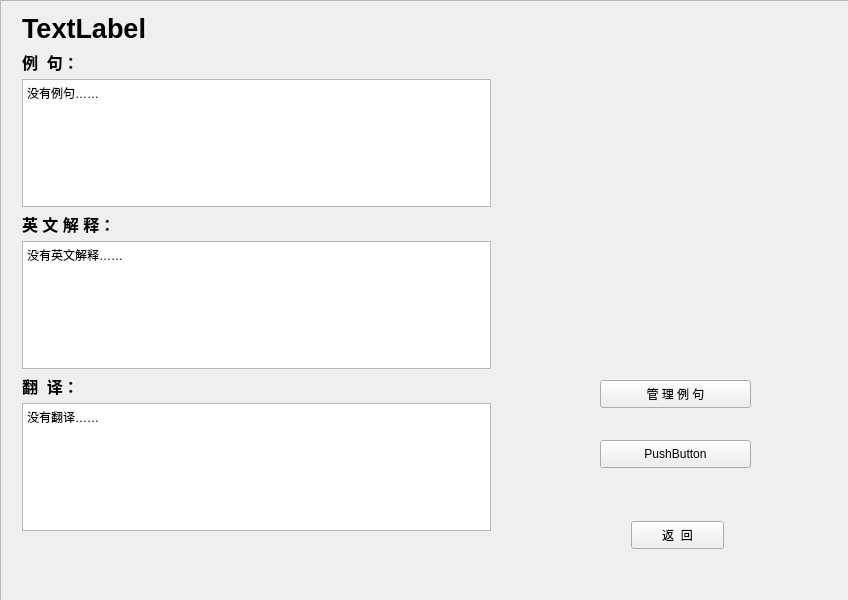
<?xml version="1.0" encoding="UTF-8"?>
<ui version="4.0">
 <class>LookUpWindow</class>
 <widget class="QMainWindow" name="LookUpWindow">
  <property name="geometry">
   <rect>
    <x>0</x>
    <y>0</y>
    <width>848</width>
    <height>600</height>
   </rect>
  </property>
  <property name="minimumSize">
   <size>
    <width>848</width>
    <height>600</height>
   </size>
  </property>
  <property name="maximumSize">
   <size>
    <width>848</width>
    <height>600</height>
   </size>
  </property>
  <property name="windowTitle">
   <string>MainWindow</string>
  </property>
  <widget class="QWidget" name="centralwidget">
   <widget class="QPushButton" name="returnBtn">
    <property name="geometry">
     <rect>
      <x>631</x>
      <y>521</y>
      <width>93</width>
      <height>28</height>
     </rect>
    </property>
    <property name="text">
     <string>返  回</string>
    </property>
   </widget>
   <widget class="QFrame" name="bgimg">
    <property name="geometry">
     <rect>
      <x>0</x>
      <y>0</y>
      <width>851</width>
      <height>601</height>
     </rect>
    </property>
    <property name="styleSheet">
     <string notr="true"/>
    </property>
    <property name="frameShape">
     <enum>QFrame::StyledPanel</enum>
    </property>
    <property name="frameShadow">
     <enum>QFrame::Raised</enum>
    </property>
   </widget>
   <widget class="QPushButton" name="addBtn">
    <property name="geometry">
     <rect>
      <x>600</x>
      <y>440</y>
      <width>151</width>
      <height>28</height>
     </rect>
    </property>
    <property name="text">
     <string>PushButton</string>
    </property>
   </widget>
   <widget class="QPushButton" name="manageBtn">
    <property name="geometry">
     <rect>
      <x>600</x>
      <y>380</y>
      <width>151</width>
      <height>28</height>
     </rect>
    </property>
    <property name="text">
     <string>管 理 例 句</string>
    </property>
   </widget>
   <widget class="QLabel" name="engLabel">
    <property name="geometry">
     <rect>
      <x>22</x>
      <y>214</y>
      <width>138</width>
      <height>20</height>
     </rect>
    </property>
    <property name="font">
     <font>
      <pointsize>12</pointsize>
      <weight>75</weight>
      <bold>true</bold>
     </font>
    </property>
    <property name="text">
     <string>英 文 解 释：</string>
    </property>
   </widget>
   <widget class="QLabel" name="exampleLabel">
    <property name="geometry">
     <rect>
      <x>22</x>
      <y>52</y>
      <width>85</width>
      <height>20</height>
     </rect>
    </property>
    <property name="font">
     <font>
      <pointsize>12</pointsize>
      <weight>75</weight>
      <bold>true</bold>
     </font>
    </property>
    <property name="text">
     <string>例  句：</string>
    </property>
   </widget>
   <widget class="QTextBrowser" name="chnBrowser">
    <property name="geometry">
     <rect>
      <x>22</x>
      <y>403</y>
      <width>469</width>
      <height>128</height>
     </rect>
    </property>
    <property name="html">
     <string>&lt;!DOCTYPE HTML PUBLIC &quot;-//W3C//DTD HTML 4.0//EN&quot; &quot;http://www.w3.org/TR/REC-html40/strict.dtd&quot;&gt;
&lt;html&gt;&lt;head&gt;&lt;meta name=&quot;qrichtext&quot; content=&quot;1&quot; /&gt;&lt;style type=&quot;text/css&quot;&gt;
p, li { white-space: pre-wrap; }
&lt;/style&gt;&lt;/head&gt;&lt;body style=&quot; font-family:'Ubuntu'; font-size:11pt; font-weight:400; font-style:normal;&quot;&gt;
&lt;p style=&quot; margin-top:0px; margin-bottom:0px; margin-left:0px; margin-right:0px; -qt-block-indent:0; text-indent:0px;&quot;&gt;&lt;span style=&quot; font-family:'SimSun'; font-size:9pt;&quot;&gt;没有翻译……&lt;/span&gt;&lt;/p&gt;&lt;/body&gt;&lt;/html&gt;</string>
    </property>
   </widget>
   <widget class="QLabel" name="chnLabel">
    <property name="geometry">
     <rect>
      <x>22</x>
      <y>376</y>
      <width>85</width>
      <height>20</height>
     </rect>
    </property>
    <property name="font">
     <font>
      <pointsize>12</pointsize>
      <weight>75</weight>
      <bold>true</bold>
     </font>
    </property>
    <property name="text">
     <string>翻  译：</string>
    </property>
   </widget>
   <widget class="QLabel" name="wordLabel">
    <property name="geometry">
     <rect>
      <x>22</x>
      <y>12</y>
      <width>471</width>
      <height>33</height>
     </rect>
    </property>
    <property name="font">
     <font>
      <pointsize>20</pointsize>
      <weight>75</weight>
      <bold>true</bold>
     </font>
    </property>
    <property name="styleSheet">
     <string notr="true">text-align:center;</string>
    </property>
    <property name="text">
     <string>TextLabel</string>
    </property>
   </widget>
   <widget class="QTextBrowser" name="engBrowser">
    <property name="geometry">
     <rect>
      <x>22</x>
      <y>241</y>
      <width>469</width>
      <height>128</height>
     </rect>
    </property>
    <property name="html">
     <string>&lt;!DOCTYPE HTML PUBLIC &quot;-//W3C//DTD HTML 4.0//EN&quot; &quot;http://www.w3.org/TR/REC-html40/strict.dtd&quot;&gt;
&lt;html&gt;&lt;head&gt;&lt;meta name=&quot;qrichtext&quot; content=&quot;1&quot; /&gt;&lt;style type=&quot;text/css&quot;&gt;
p, li { white-space: pre-wrap; }
&lt;/style&gt;&lt;/head&gt;&lt;body style=&quot; font-family:'Ubuntu'; font-size:11pt; font-weight:400; font-style:normal;&quot;&gt;
&lt;p style=&quot; margin-top:0px; margin-bottom:0px; margin-left:0px; margin-right:0px; -qt-block-indent:0; text-indent:0px;&quot;&gt;&lt;span style=&quot; font-family:'SimSun'; font-size:9pt;&quot;&gt;没有英文解释……&lt;/span&gt;&lt;/p&gt;&lt;/body&gt;&lt;/html&gt;</string>
    </property>
   </widget>
   <widget class="QTextBrowser" name="exampleBrowser">
    <property name="geometry">
     <rect>
      <x>22</x>
      <y>79</y>
      <width>469</width>
      <height>128</height>
     </rect>
    </property>
    <property name="html">
     <string>&lt;!DOCTYPE HTML PUBLIC &quot;-//W3C//DTD HTML 4.0//EN&quot; &quot;http://www.w3.org/TR/REC-html40/strict.dtd&quot;&gt;
&lt;html&gt;&lt;head&gt;&lt;meta name=&quot;qrichtext&quot; content=&quot;1&quot; /&gt;&lt;style type=&quot;text/css&quot;&gt;
p, li { white-space: pre-wrap; }
&lt;/style&gt;&lt;/head&gt;&lt;body style=&quot; font-family:'Ubuntu'; font-size:11pt; font-weight:400; font-style:normal;&quot;&gt;
&lt;p style=&quot; margin-top:0px; margin-bottom:0px; margin-left:0px; margin-right:0px; -qt-block-indent:0; text-indent:0px;&quot;&gt;&lt;span style=&quot; font-family:'SimSun'; font-size:9pt;&quot;&gt;没有例句……&lt;/span&gt;&lt;/p&gt;&lt;/body&gt;&lt;/html&gt;</string>
    </property>
   </widget>
   <zorder>bgimg</zorder>
   <zorder>returnBtn</zorder>
   <zorder>addBtn</zorder>
   <zorder>manageBtn</zorder>
   <zorder>engLabel</zorder>
   <zorder>exampleLabel</zorder>
   <zorder>chnBrowser</zorder>
   <zorder>chnLabel</zorder>
   <zorder>wordLabel</zorder>
   <zorder>engBrowser</zorder>
   <zorder>exampleBrowser</zorder>
  </widget>
 </widget>
 <resources/>
 <connections/>
</ui>
